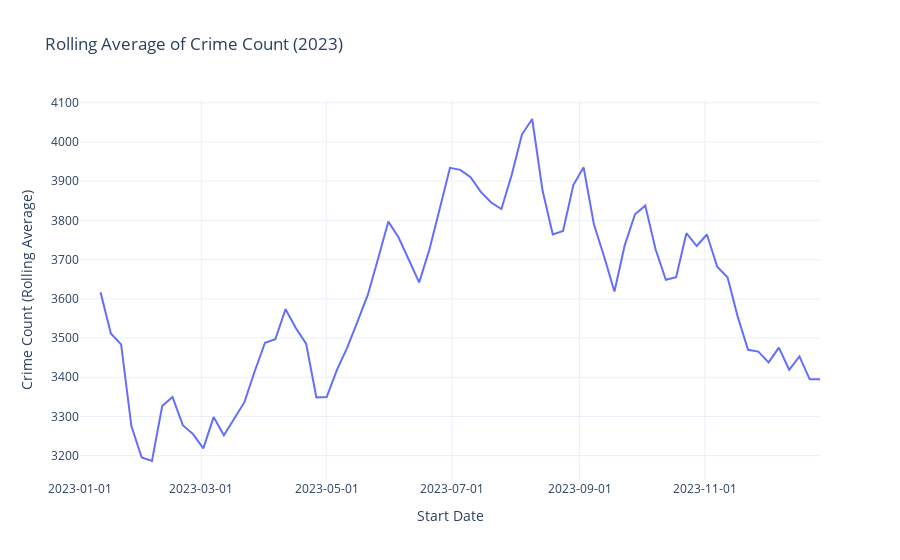
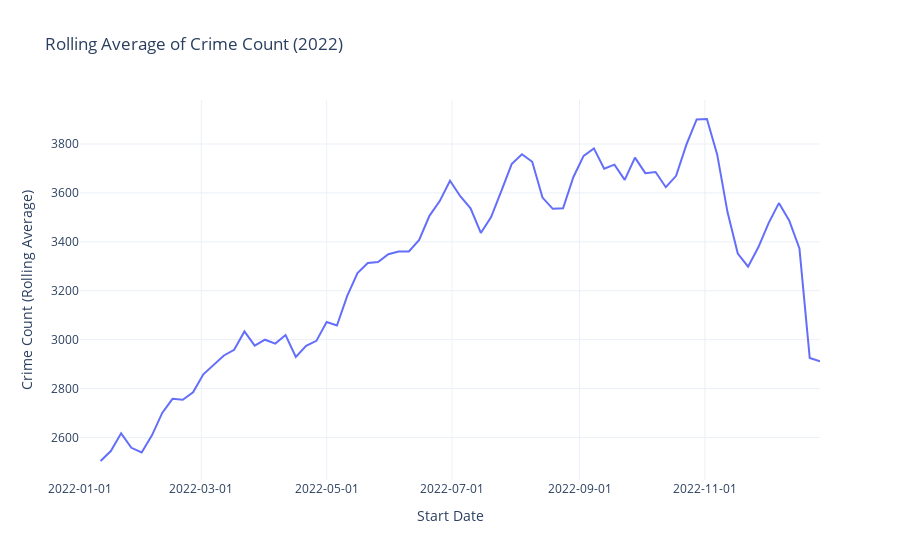
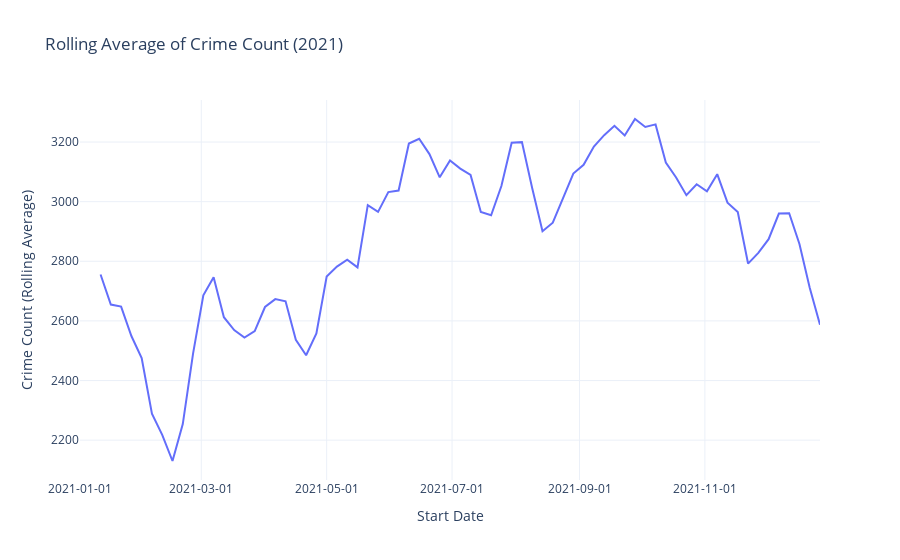
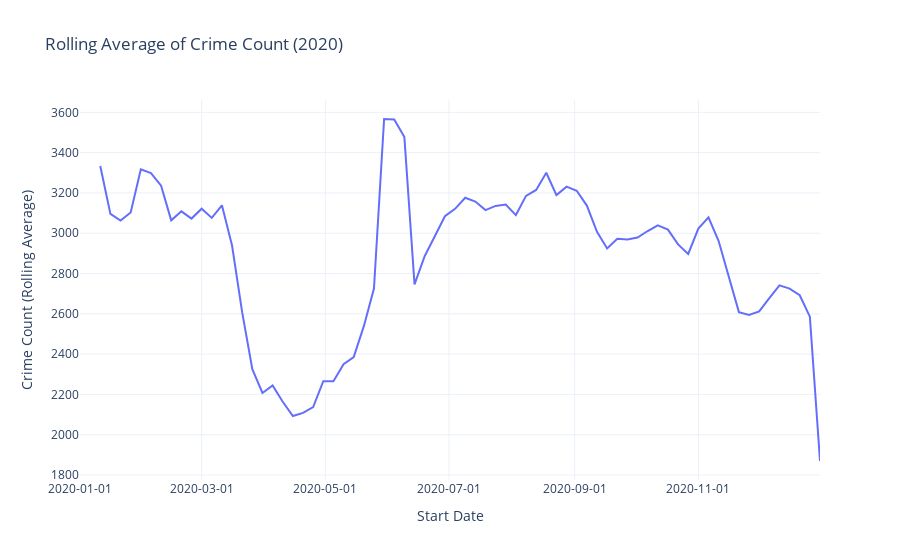

These figures' notebook cell, in order:
### Markdown cell above
So, now i am using **Rolling average** to see trends

### Code cell
# Calculate the rolling average of the 'count' column (e.g., with a window of 3)
crime_count_2023['Rolling_Avg'] = crime_count_2023['count'].rolling(window=3).mean()
crime_count_2022['Rolling_Avg'] = crime_count_2022['count'].rolling(window=3).mean()
crime_count_2021['Rolling_Avg'] = crime_count_2021['count'].rolling(window=3).mean()
crime_count_2020['Rolling_Avg'] = crime_count_2020['count'].rolling(window=3).mean()
crime_count_2019['Rolling_Avg'] = crime_count_2019['count'].rolling(window=3).mean()

# Create the plot 
fig = px.line(crime_count_2023, x='Start_Date', y='Rolling_Avg', title='Rolling Average of Crime Count (2023)',
              labels={'Start_Date': 'Start Date', 'Rolling_Avg': 'Crime Count (Rolling Average)'})

# Customize the layout 
fig.update_layout(xaxis_title='Start Date',yaxis_title='Crime Count (Rolling Average)',xaxis=dict(tickformat='%Y-%m-%d'),
    template='plotly_white',hovermode="x unified"  # This makes hover display more readable
)
fig.show()




# Create the plot
fig = px.line(crime_count_2022, x='Start_Date', y='Rolling_Avg', title='Rolling Average of Crime Count (2022)',
              labels={'Start_Date': 'Start Date', 'Rolling_Avg': 'Crime Count (Rolling Average)'})

# Customize the layout 
fig.update_layout(
    xaxis_title='Start Date',yaxis_title='Crime Count (Rolling Average)',xaxis=dict(tickformat='%Y-%m-%d'),template='plotly_white',
    hovermode="x unified"  
)

# Show the plot
fig.show()


# Create the plot 
fig = px.line(crime_count_2021, x='Start_Date',  y='Rolling_Avg', title='Rolling Average of Crime Count (2021)',
              labels={'Start_Date': 'Start Date', 'Rolling_Avg': 'Crime Count (Rolling Average)'})

# Customize the layout 
fig.update_layout(
    xaxis_title='Start Date',yaxis_title='Crime Count (Rolling Average)',xaxis=dict(tickformat='%Y-%m-%d'),template='plotly_white',
    hovermode="x unified" 
)
fig.show()



# Create the plot 
fig = px.line(crime_count_2020, x='Start_Date', y='Rolling_Avg', title='Rolling Average of Crime Count (2020)',
              labels={'Start_Date': 'Start Date', 'Rolling_Avg': 'Crime Count (Rolling Average)'})

# Customize the layout 
fig.update_layout(
    xaxis_title='Start Date',yaxis_title='Crime Count (Rolling Average)',xaxis=dict(tickformat='%Y-%m-%d'),
    template='plotly_white',hovermode="x unified"  
)
fig.show()



# Create the plot 
fig = px.line(crime_count_2019, x='Start_Date', y='Rolling_Avg', title='Rolling Average of Crime Count (2019)',
              labels={'Start_Date': 'Start Date', 'Rolling_Avg': 'Crime Count (Rolling Average)'})

# Customize the layout 
fig.update_layout(
    xaxis_title='Start Date',yaxis_title='Crime Count (Rolling Average)',xaxis=dict(tickformat='%Y-%m-%d'),template='plotly_white',
    hovermode="x unified" )
   
fig.show()

### Figure 1 — Plotly figure (JSON) as saved in the notebook; plotly's stock layout.template omitted (floating-point values rounded to 4 significant figures)
{"data": [{"hovertemplate": "Start Date=%{x}<br>Crime Count (Rolling Average)=%{y}<extra></extra>", "legendgroup": "", "line": {"color": "#636efa", "dash": "solid"}, "marker": {"symbol": "circle"}, "mode": "lines", "name": "", "orientation": "v", "showlegend": false, "type": "scatter", "x": ["2023-01-01T00:00:00", "2023-01-06T00:00:00", "2023-01-11T00:00:00", "2023-01-16T00:00:00", "2023-01-21T00:00:00", "2023-01-26T00:00:00", "2023-01-31T00:00:00", "2023-02-05T00:00:00", "2023-02-10T00:00:00", "2023-02-15T00:00:00", "2023-02-20T00:00:00", "2023-02-25T00:00:00", "2023-03-02T00:00:00", "2023-03-07T00:00:00", "2023-03-12T00:00:00", "2023-03-17T00:00:00", "2023-03-22T00:00:00", "2023-03-27T00:00:00", "2023-04-01T00:00:00", "2023-04-06T00:00:00", "2023-04-11T00:00:00", "2023-04-16T00:00:00", "2023-04-21T00:00:00", "2023-04-26T00:00:00", "2023-05-01T00:00:00", "2023-05-06T00:00:00", "2023-05-11T00:00:00", "2023-05-16T00:00:00", "2023-05-21T00:00:00", "2023-05-26T00:00:00", "2023-05-31T00:00:00", "2023-06-05T00:00:00", "2023-06-10T00:00:00", "2023-06-15T00:00:00", "2023-06-20T00:00:00", "2023-06-25T00:00:00", "2023-06-30T00:00:00", "2023-07-05T00:00:00", "2023-07-10T00:00:00", "2023-07-15T00:00:00", "2023-07-20T00:00:00", "2023-07-25T00:00:00", "2023-07-30T00:00:00", "2023-08-04T00:00:00", "2023-08-09T00:00:00", "2023-08-14T00:00:00", "2023-08-19T00:00:00", "2023-08-24T00:00:00", "2023-08-29T00:00:00", "2023-09-03T00:00:00", "2023-09-08T00:00:00", "2023-09-13T00:00:00", "2023-09-18T00:00:00", "2023-09-23T00:00:00", "2023-09-28T00:00:00", "2023-10-03T00:00:00", "2023-10-08T00:00:00", "2023-10-13T00:00:00", "2023-10-18T00:00:00", "2023-10-23T00:00:00", "2023-10-28T00:00:00", "2023-11-02T00:00:00", "2023-11-07T00:00:00", "2023-11-12T00:00:00", "2023-11-17T00:00:00", "2023-11-22T00:00:00", "2023-11-27T00:00:00", "2023-12-02T00:00:00", "2023-12-07T00:00:00", "2023-12-12T00:00:00", "2023-12-17T00:00:00", "2023-12-22T00:00:00", "2023-12-27T00:00:00"], "xaxis": "x", "y": [null, null, 3617.0, 3512.0, 3484.0, 3275.0, 3195.0, 3186.0, 3326.0, 3350.0, 3278.0, 3255, 3219.0, 3298.0, 3252, 3295.0, 3336.0, 3415.0, 3488, 3497, 3574.0, 3525.0, 3486.0, 3349.0, 3349.0, 3419.0, 3476.0, 3542.0, 3610, 3702, 3797, 3756.0, 3699.0, 3642, 3726.0, 3829.0, 3934, 3929, 3910.0, 3873.0, 3846.0, 3829, 3916.0, 4019, 4059.0, 3877.0, 3764, 3773, 3890.0, 3935.0, 3790.0, 3707.0, 3619.0, 3736.0, 3816.0, 3838.0, 3726.0, 3649.0, 3655.0, 3767.0, 3735.0, 3764, 3682.0, 3655, 3554, 3470, 3465.0, 3438, 3476.0, 3419, 3453.0, 3395.0, 3395], "yaxis": "y"}], "layout": {"autosize": true, "hovermode": "x unified", "legend": {"tracegroupgap": 0}, "title": {"text": "Rolling Average of Crime Count (2023)"}, "xaxis": {"anchor": "y", "autorange": true, "domain": [0, 1], "range": ["2023-01-01", "2023-12-27"], "tickformat": "%Y-%m-%d", "title": {"text": "Start Date"}, "type": "date"}, "yaxis": {"anchor": "x", "autorange": true, "domain": [0, 1], "range": [3138.0, 4107.0], "title": {"text": "Crime Count (Rolling Average)"}, "type": "linear"}}}

### Figure 2 — Plotly figure (JSON) as saved in the notebook; plotly's stock layout.template omitted (floating-point values rounded to 4 significant figures)
{"data": [{"hovertemplate": "Start Date=%{x}<br>Crime Count (Rolling Average)=%{y}<extra></extra>", "legendgroup": "", "line": {"color": "#636efa", "dash": "solid"}, "marker": {"symbol": "circle"}, "mode": "lines", "name": "", "orientation": "v", "showlegend": false, "type": "scatter", "x": ["2022-01-01T00:00:00", "2022-01-06T00:00:00", "2022-01-11T00:00:00", "2022-01-16T00:00:00", "2022-01-21T00:00:00", "2022-01-26T00:00:00", "2022-01-31T00:00:00", "2022-02-05T00:00:00", "2022-02-10T00:00:00", "2022-02-15T00:00:00", "2022-02-20T00:00:00", "2022-02-25T00:00:00", "2022-03-02T00:00:00", "2022-03-07T00:00:00", "2022-03-12T00:00:00", "2022-03-17T00:00:00", "2022-03-22T00:00:00", "2022-03-27T00:00:00", "2022-04-01T00:00:00", "2022-04-06T00:00:00", "2022-04-11T00:00:00", "2022-04-16T00:00:00", "2022-04-21T00:00:00", "2022-04-26T00:00:00", "2022-05-01T00:00:00", "2022-05-06T00:00:00", "2022-05-11T00:00:00", "2022-05-16T00:00:00", "2022-05-21T00:00:00", "2022-05-26T00:00:00", "2022-05-31T00:00:00", "2022-06-05T00:00:00", "2022-06-10T00:00:00", "2022-06-15T00:00:00", "2022-06-20T00:00:00", "2022-06-25T00:00:00", "2022-06-30T00:00:00", "2022-07-05T00:00:00", "2022-07-10T00:00:00", "2022-07-15T00:00:00", "2022-07-20T00:00:00", "2022-07-25T00:00:00", "2022-07-30T00:00:00", "2022-08-04T00:00:00", "2022-08-09T00:00:00", "2022-08-14T00:00:00", "2022-08-19T00:00:00", "2022-08-24T00:00:00", "2022-08-29T00:00:00", "2022-09-03T00:00:00", "2022-09-08T00:00:00", "2022-09-13T00:00:00", "2022-09-18T00:00:00", "2022-09-23T00:00:00", "2022-09-28T00:00:00", "2022-10-03T00:00:00", "2022-10-08T00:00:00", "2022-10-13T00:00:00", "2022-10-18T00:00:00", "2022-10-23T00:00:00", "2022-10-28T00:00:00", "2022-11-02T00:00:00", "2022-11-07T00:00:00", "2022-11-12T00:00:00", "2022-11-17T00:00:00", "2022-11-22T00:00:00", "2022-11-27T00:00:00", "2022-12-02T00:00:00", "2022-12-07T00:00:00", "2022-12-12T00:00:00", "2022-12-17T00:00:00", "2022-12-22T00:00:00", "2022-12-27T00:00:00"], "xaxis": "x", "y": [null, null, 2504.0, 2544.0, 2617.0, 2558.0, 2538.0, 2609.0, 2700.0, 2758, 2754, 2785, 2858, 2896.0, 2935.0, 2958.0, 3034.0, 2976.0, 3000.0, 2984.0, 3019.0, 2929, 2975, 2995, 3072.0, 3058, 3179.0, 3272.0, 3313.0, 3317, 3349.0, 3360, 3361.0, 3408.0, 3506.0, 3567.0, 3650, 3586.0, 3537, 3436.0, 3501.0, 3608, 3718, 3758.0, 3727.0, 3581, 3535, 3537, 3664.0, 3751.0, 3782, 3699.0, 3716.0, 3653.0, 3744.0, 3681, 3685.0, 3623.0, 3670, 3797.0, 3901.0, 3902.0, 3757.0, 3522.0, 3352, 3298.0, 3378.0, 3476.0, 3558.0, 3487.0, 3373.0, 2925.0, 2912.0], "yaxis": "y"}], "layout": {"autosize": true, "hovermode": "x unified", "legend": {"tracegroupgap": 0}, "title": {"text": "Rolling Average of Crime Count (2022)"}, "xaxis": {"anchor": "y", "autorange": true, "domain": [0, 1], "range": ["2022-01-01", "2022-12-27"], "tickformat": "%Y-%m-%d", "title": {"text": "Start Date"}, "type": "date"}, "yaxis": {"anchor": "x", "autorange": true, "domain": [0, 1], "range": [2426.0, 3980.0], "title": {"text": "Crime Count (Rolling Average)"}, "type": "linear"}}}

### Figure 3 — Plotly figure (JSON) as saved in the notebook; plotly's stock layout.template omitted (floating-point values rounded to 4 significant figures)
{"data": [{"hovertemplate": "Start Date=%{x}<br>Crime Count (Rolling Average)=%{y}<extra></extra>", "legendgroup": "", "line": {"color": "#636efa", "dash": "solid"}, "marker": {"symbol": "circle"}, "mode": "lines", "name": "", "orientation": "v", "showlegend": false, "type": "scatter", "x": ["2021-01-01T00:00:00", "2021-01-06T00:00:00", "2021-01-11T00:00:00", "2021-01-16T00:00:00", "2021-01-21T00:00:00", "2021-01-26T00:00:00", "2021-01-31T00:00:00", "2021-02-05T00:00:00", "2021-02-10T00:00:00", "2021-02-15T00:00:00", "2021-02-20T00:00:00", "2021-02-25T00:00:00", "2021-03-02T00:00:00", "2021-03-07T00:00:00", "2021-03-12T00:00:00", "2021-03-17T00:00:00", "2021-03-22T00:00:00", "2021-03-27T00:00:00", "2021-04-01T00:00:00", "2021-04-06T00:00:00", "2021-04-11T00:00:00", "2021-04-16T00:00:00", "2021-04-21T00:00:00", "2021-04-26T00:00:00", "2021-05-01T00:00:00", "2021-05-06T00:00:00", "2021-05-11T00:00:00", "2021-05-16T00:00:00", "2021-05-21T00:00:00", "2021-05-26T00:00:00", "2021-05-31T00:00:00", "2021-06-05T00:00:00", "2021-06-10T00:00:00", "2021-06-15T00:00:00", "2021-06-20T00:00:00", "2021-06-25T00:00:00", "2021-06-30T00:00:00", "2021-07-05T00:00:00", "2021-07-10T00:00:00", "2021-07-15T00:00:00", "2021-07-20T00:00:00", "2021-07-25T00:00:00", "2021-07-30T00:00:00", "2021-08-04T00:00:00", "2021-08-09T00:00:00", "2021-08-14T00:00:00", "2021-08-19T00:00:00", "2021-08-24T00:00:00", "2021-08-29T00:00:00", "2021-09-03T00:00:00", "2021-09-08T00:00:00", "2021-09-13T00:00:00", "2021-09-18T00:00:00", "2021-09-23T00:00:00", "2021-09-28T00:00:00", "2021-10-03T00:00:00", "2021-10-08T00:00:00", "2021-10-13T00:00:00", "2021-10-18T00:00:00", "2021-10-23T00:00:00", "2021-10-28T00:00:00", "2021-11-02T00:00:00", "2021-11-07T00:00:00", "2021-11-12T00:00:00", "2021-11-17T00:00:00", "2021-11-22T00:00:00", "2021-11-27T00:00:00", "2021-12-02T00:00:00", "2021-12-07T00:00:00", "2021-12-12T00:00:00", "2021-12-17T00:00:00", "2021-12-22T00:00:00", "2021-12-27T00:00:00"], "xaxis": "x", "y": [null, null, 2756.0, 2655, 2648, 2549.0, 2475, 2289.0, 2218.0, 2130, 2254, 2490.0, 2686, 2747.0, 2612.0, 2569, 2544.0, 2566.0, 2647.0, 2673, 2666.0, 2536.0, 2485.0, 2558.0, 2749, 2782, 2805.0, 2780.0, 2988.0, 2966.0, 3032, 3037.0, 3195, 3211, 3160.0, 3082.0, 3138, 3111, 3090.0, 2965.0, 2954.0, 3052.0, 3198.0, 3200.0, 3045.0, 2901.0, 2929.0, 3015, 3094.0, 3124.0, 3185, 3223, 3254.0, 3222, 3277.0, 3251.0, 3259.0, 3131.0, 3081.0, 3022.0, 3058.0, 3035.0, 3092.0, 2997.0, 2965, 2792.0, 2828.0, 2874.0, 2960, 2961.0, 2858.0, 2711.0, 2587.0], "yaxis": "y"}], "layout": {"autosize": true, "hovermode": "x unified", "legend": {"tracegroupgap": 0}, "title": {"text": "Rolling Average of Crime Count (2021)"}, "xaxis": {"anchor": "y", "autorange": true, "domain": [0, 1], "range": ["2021-01-01", "2021-12-27"], "tickformat": "%Y-%m-%d", "title": {"text": "Start Date"}, "type": "date"}, "yaxis": {"anchor": "x", "autorange": true, "domain": [0, 1], "range": [2066.0, 3341.0], "title": {"text": "Crime Count (Rolling Average)"}, "type": "linear"}}}

### Figure 4 — Plotly figure (JSON) as saved in the notebook; plotly's stock layout.template omitted (floating-point values rounded to 4 significant figures)
{"data": [{"hovertemplate": "Start Date=%{x}<br>Crime Count (Rolling Average)=%{y}<extra></extra>", "legendgroup": "", "line": {"color": "#636efa", "dash": "solid"}, "marker": {"symbol": "circle"}, "mode": "lines", "name": "", "orientation": "v", "showlegend": false, "type": "scatter", "x": ["2020-01-01T00:00:00", "2020-01-06T00:00:00", "2020-01-11T00:00:00", "2020-01-16T00:00:00", "2020-01-21T00:00:00", "2020-01-26T00:00:00", "2020-01-31T00:00:00", "2020-02-05T00:00:00", "2020-02-10T00:00:00", "2020-02-15T00:00:00", "2020-02-20T00:00:00", "2020-02-25T00:00:00", "2020-03-01T00:00:00", "2020-03-06T00:00:00", "2020-03-11T00:00:00", "2020-03-16T00:00:00", "2020-03-21T00:00:00", "2020-03-26T00:00:00", "2020-03-31T00:00:00", "2020-04-05T00:00:00", "2020-04-10T00:00:00", "2020-04-15T00:00:00", "2020-04-20T00:00:00", "2020-04-25T00:00:00", "2020-04-30T00:00:00", "2020-05-05T00:00:00", "2020-05-10T00:00:00", "2020-05-15T00:00:00", "2020-05-20T00:00:00", "2020-05-25T00:00:00", "2020-05-30T00:00:00", "2020-06-04T00:00:00", "2020-06-09T00:00:00", "2020-06-14T00:00:00", "2020-06-19T00:00:00", "2020-06-24T00:00:00", "2020-06-29T00:00:00", "2020-07-04T00:00:00", "2020-07-09T00:00:00", "2020-07-14T00:00:00", "2020-07-19T00:00:00", "2020-07-24T00:00:00", "2020-07-29T00:00:00", "2020-08-03T00:00:00", "2020-08-08T00:00:00", "2020-08-13T00:00:00", "2020-08-18T00:00:00", "2020-08-23T00:00:00", "2020-08-28T00:00:00", "2020-09-02T00:00:00", "2020-09-07T00:00:00", "2020-09-12T00:00:00", "2020-09-17T00:00:00", "2020-09-22T00:00:00", "2020-09-27T00:00:00", "2020-10-02T00:00:00", "2020-10-07T00:00:00", "2020-10-12T00:00:00", "2020-10-17T00:00:00", "2020-10-22T00:00:00", "2020-10-27T00:00:00", "2020-11-01T00:00:00", "2020-11-06T00:00:00", "2020-11-11T00:00:00", "2020-11-16T00:00:00", "2020-11-21T00:00:00", "2020-11-26T00:00:00", "2020-12-01T00:00:00", "2020-12-06T00:00:00", "2020-12-11T00:00:00", "2020-12-16T00:00:00", "2020-12-21T00:00:00", "2020-12-26T00:00:00", "2020-12-31T00:00:00"], "xaxis": "x", "y": [null, null, 3334.0, 3096, 3063, 3103, 3317, 3298.0, 3236.0, 3064, 3109.0, 3073.0, 3122.0, 3076, 3138.0, 2939, 2607, 2325, 2207, 2244.0, 2163.0, 2093.0, 2108.0, 2137, 2265.0, 2265, 2349.0, 2385, 2539.0, 2725, 3567, 3564.0, 3477.0, 2746.0, 2886.0, 2984.0, 3084.0, 3121, 3176, 3157.0, 3115, 3136.0, 3142.0, 3090, 3185.0, 3215, 3300.0, 3189.0, 3231, 3211.0, 3137.0, 3007.0, 2924.0, 2973, 2969, 2979.0, 3011, 3039.0, 3018, 2945.0, 2897, 3023.0, 3079.0, 2961, 2785.0, 2608.0, 2594, 2612, 2677.0, 2741, 2725, 2692, 2586.0, 1869.0], "yaxis": "y"}], "layout": {"autosize": true, "hovermode": "x unified", "legend": {"tracegroupgap": 0}, "title": {"text": "Rolling Average of Crime Count (2020)"}, "xaxis": {"anchor": "y", "autorange": true, "domain": [0, 1], "range": ["2020-01-01", "2020-12-31"], "tickformat": "%Y-%m-%d", "title": {"text": "Start Date"}, "type": "date"}, "yaxis": {"anchor": "x", "autorange": true, "domain": [0, 1], "range": [1775.0, 3661.0], "title": {"text": "Crime Count (Rolling Average)"}, "type": "linear"}}}
